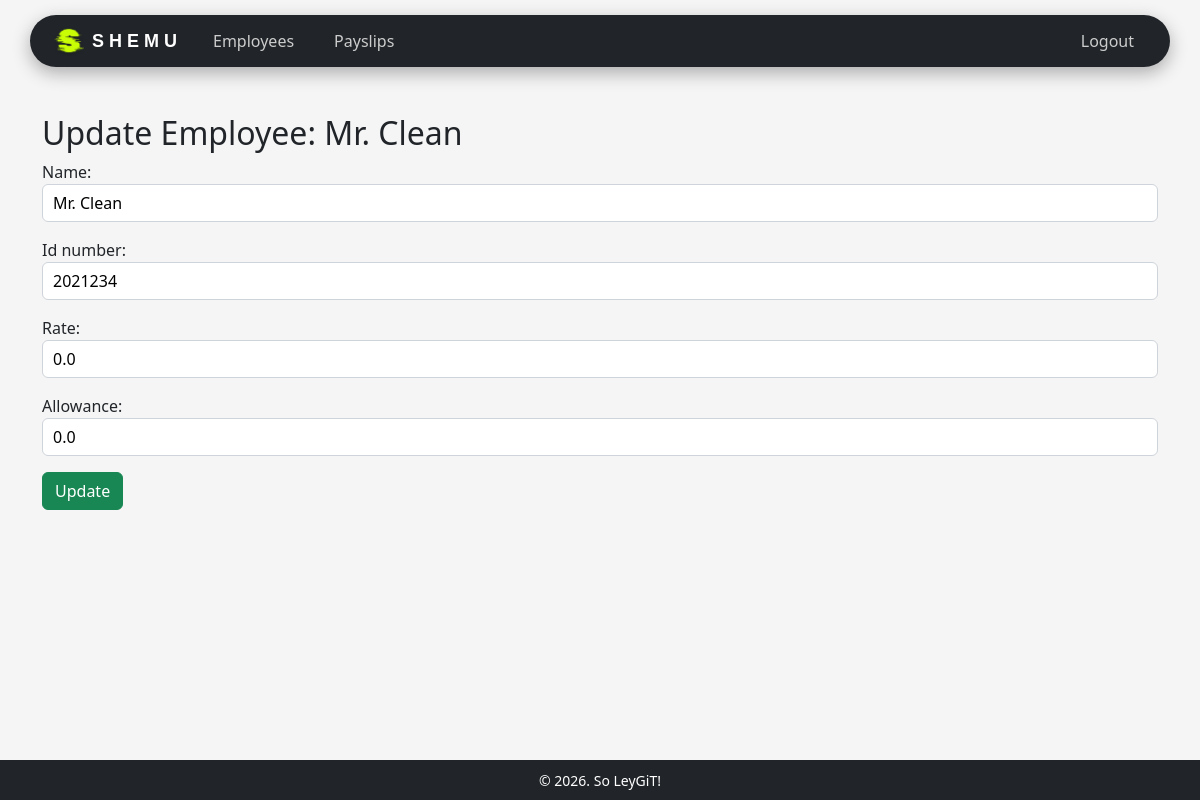
Page /employees/update/2021234/ (signed in) on the earlier database version.
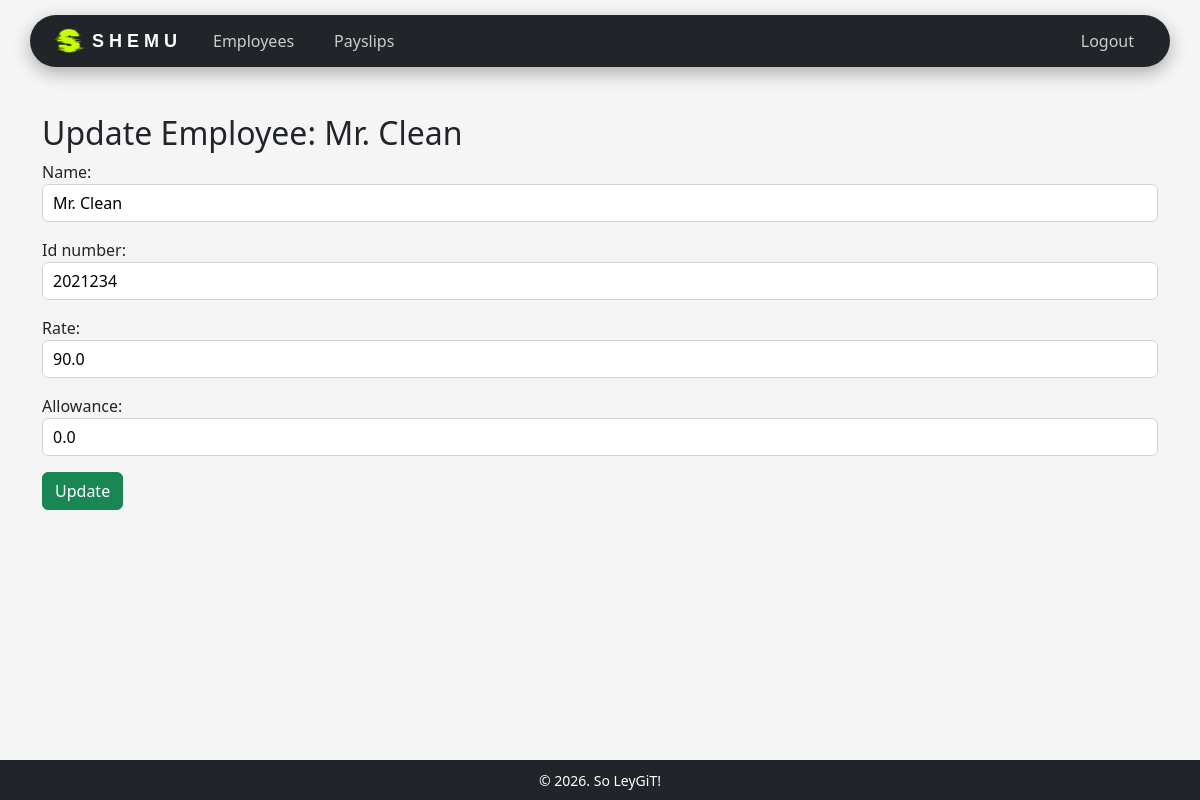
Same page on the later database version.
### payroll_app/models.py (models this page shows, shortened)
class Employee(models.Model):
    user = models.OneToOneField(User, on_delete=models.CASCADE, null=True, blank=True)
    name = models.CharField(max_length=200)
    id_number = models.CharField(max_length=200, primary_key=True) # use <str:pk> when linking here
    rate = models.FloatField()
    overtime_pay = models.FloatField(null=True, blank=True, default=0)
    allowance = models.FloatField(null=True, blank=True, default=0)

### payroll_app/views.py (the view)
# urls.py: path('employees/update/<str:pk>/', views.update_employee, name='update_employee'),
def update_employee(request, pk):
    employee = get_object_or_404(Employee, pk=pk)
    if request.method == "POST":
        form = EmployeeForm(request.POST, instance=employee)
        if form.is_valid():
            form.save()
            return redirect('employees_list')
    else:
        form = EmployeeForm(instance=employee)
    return render(request, 'payroll_app/update_employee.html', {'form': form, 'employee': employee})

### payroll_app/forms.py
class EmployeeForm(forms.ModelForm):
    class Meta:
        model = Employee
        fields = ['name', 'id_number', 'rate', 'allowance']  # overtime not yet included, pls add nlng if its related to ur part

### payroll_app/templates/payroll_app/update_employee.html (shortened to what this page needs)
{% extends 'payroll_app/base.html' %}
{% load static %}
{% block content %}
<h2>Update Employee: {{ employee.name }}</h2>
<form method="POST">
    {{ form.as_p }}
    <button type="submit" class="btn btn-success">Update</button>
</form>
{% endblock %}

Differences in the rows shown:
changed Employee "Mr. Clean": rate "0.0" → "90.0"
